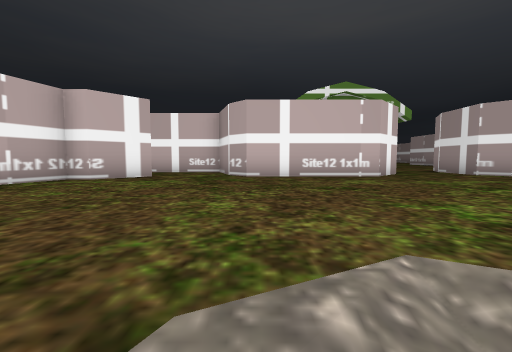
View 1 (above)

18 first-person views from a walk through a 3-D level made in the Godot game engine. The camera is 1.3 m above the floor, tilts 4° down and sees 90° across. The floor is counted in squares, 2 m on a side. Each view is taken from the middle of a square. On the plan, view 1 faces up. The plan holds only what a view shows up to about 9 squares ahead; the rest is blank. The place goes on beyond the plan. Characters and animated objects are not drawn.

View 2
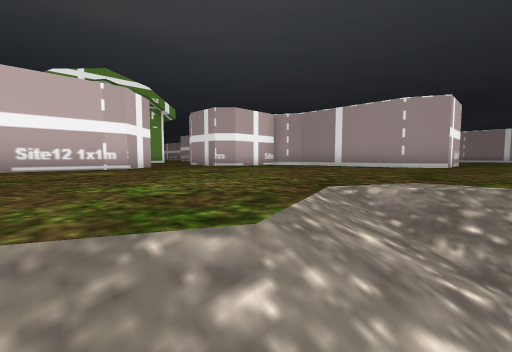

View 3
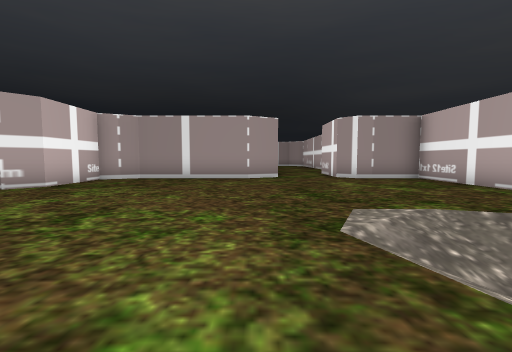

View 4
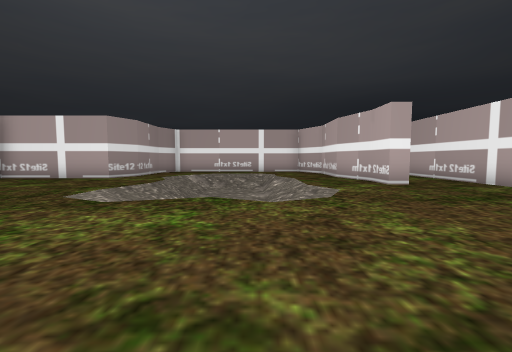

View 5
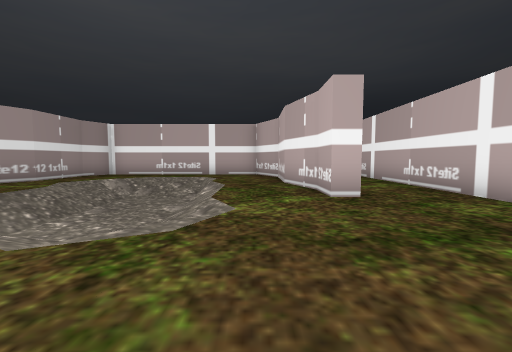

View 6
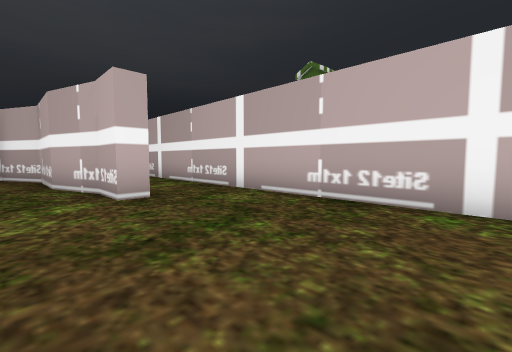

View 7
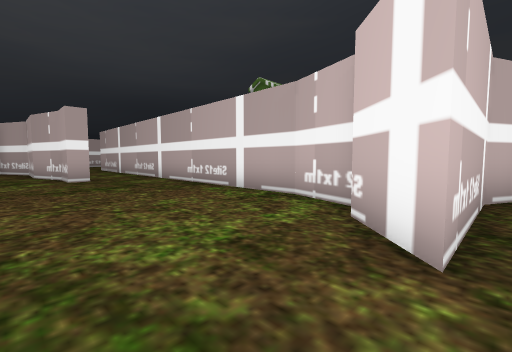

View 8
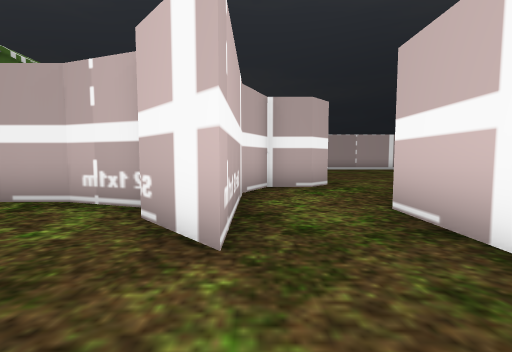

View 9
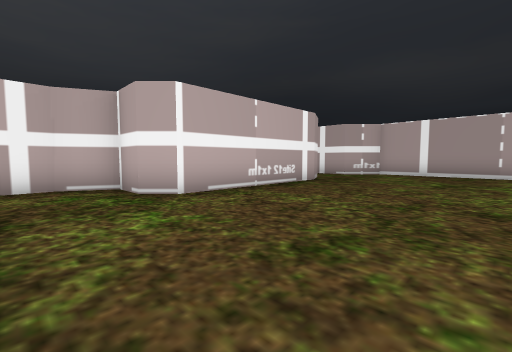

View 10
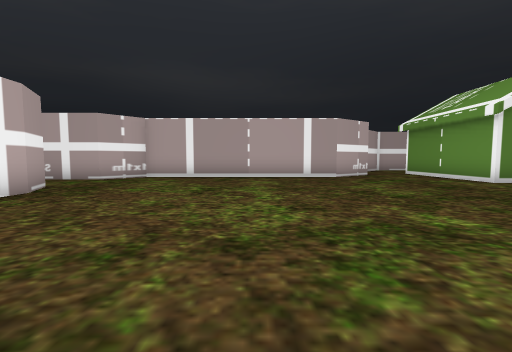

View 11
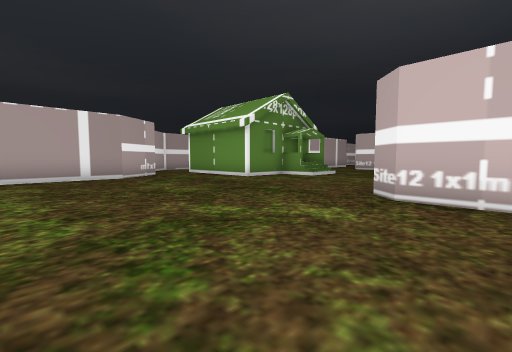

View 12
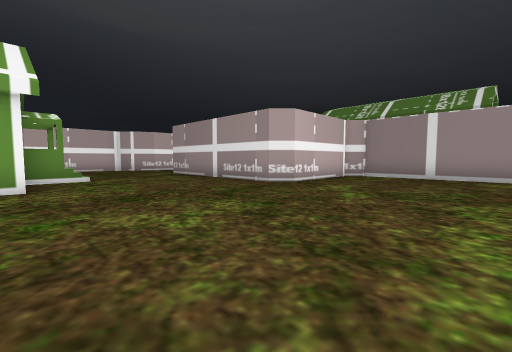

View 13
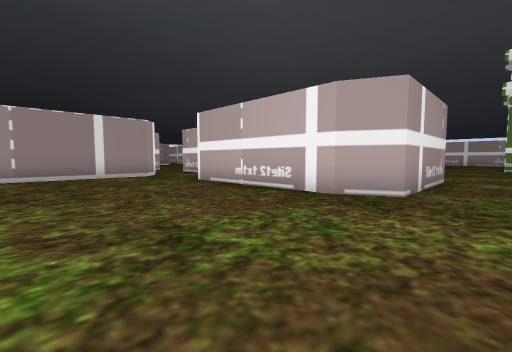

View 14
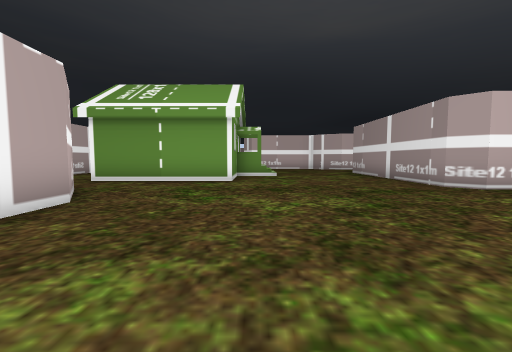

View 15
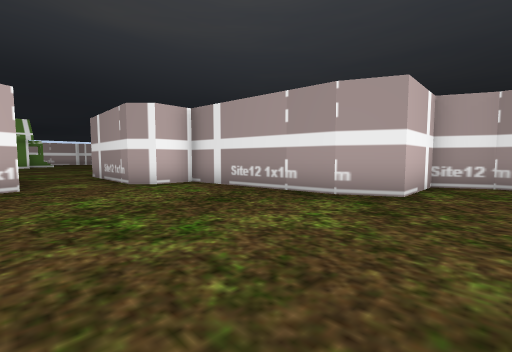

View 16
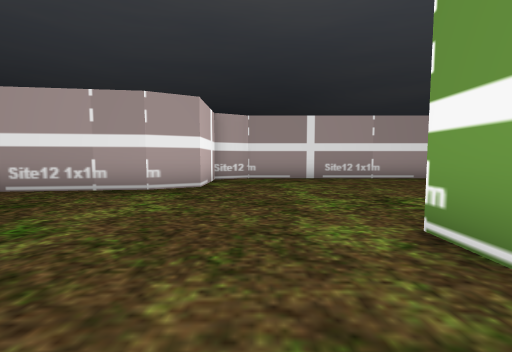

View 17
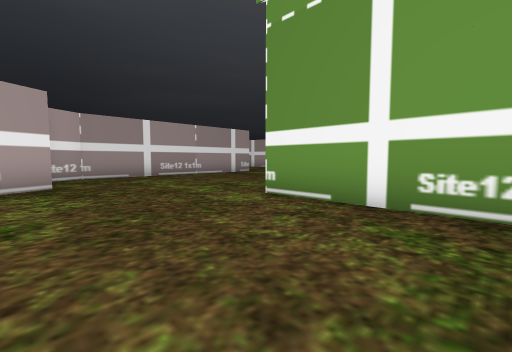

View 18
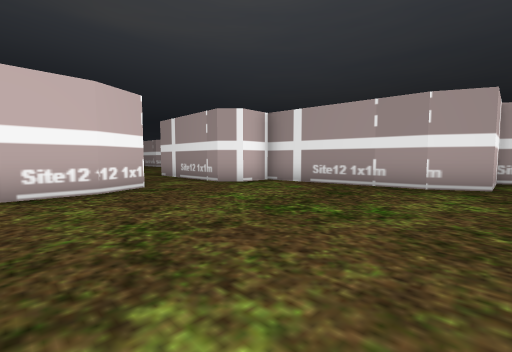

### Floor plan
Key: @ floor where view 1 was taken; # wall or solid block; . main floor; - floor 1 m lower than the main floor; / step, stairs or slope; H house.
Columns run from 17 left of view 1 to 12 right of it. Each row starts with its distance up from view 1.
 21    H.....#
 20 HHHH.....#
 19 .........#
 18 .........####
 17 #...........##
 16 ##...........#
 15  #...........#
 14  #...........#
 13  #...........#
 12  #...........#
 11  #...........#
 10  #...........#
  9  #...........####     ..#
  8  ##..######.....##  ##..#
  7   #..#    ##.##..####...###
  6   #..#     ###............##
  5 ###..##     #..............#
  4 ......#     #..............#
  3 ......#     #..............#
  2 ......#     #..............###
  1 ......##    #.....///.........
  0 .......###  #....@////........
 -1 .........## #..../--//.....#
 -2 ..........# #..#./--/......#
 -3 ..........# #..#./--//.....#
 -4 ####......# #. #./--//.#####
 -5      .....# #. #..///..#
 -6       ....# #  #.......#

Positions as (right, up) in squares from view 1, and headings:
1: (0, 0), facing up
2: (1, 0), facing up-right
3: (1, 2), facing right
4: (1, 5), facing down
5: (-1, 3), facing down
6: (-1, 3), facing down-left
7: (-1, 7), facing down-left
8: (-1, 7), facing left
9: (-5, 13), facing down-left
10: (-7, 13), facing left
11: (-7, 13), facing up-left
12: (-14, 13), facing up-right
13: (-14, 13), facing down-right
14: (-13, 12), facing up
15: (-15, -2), facing up-right
16: (-16, -2), facing right
17: (-17, 0), facing down-right
18: (-17, -1), facing up-right
